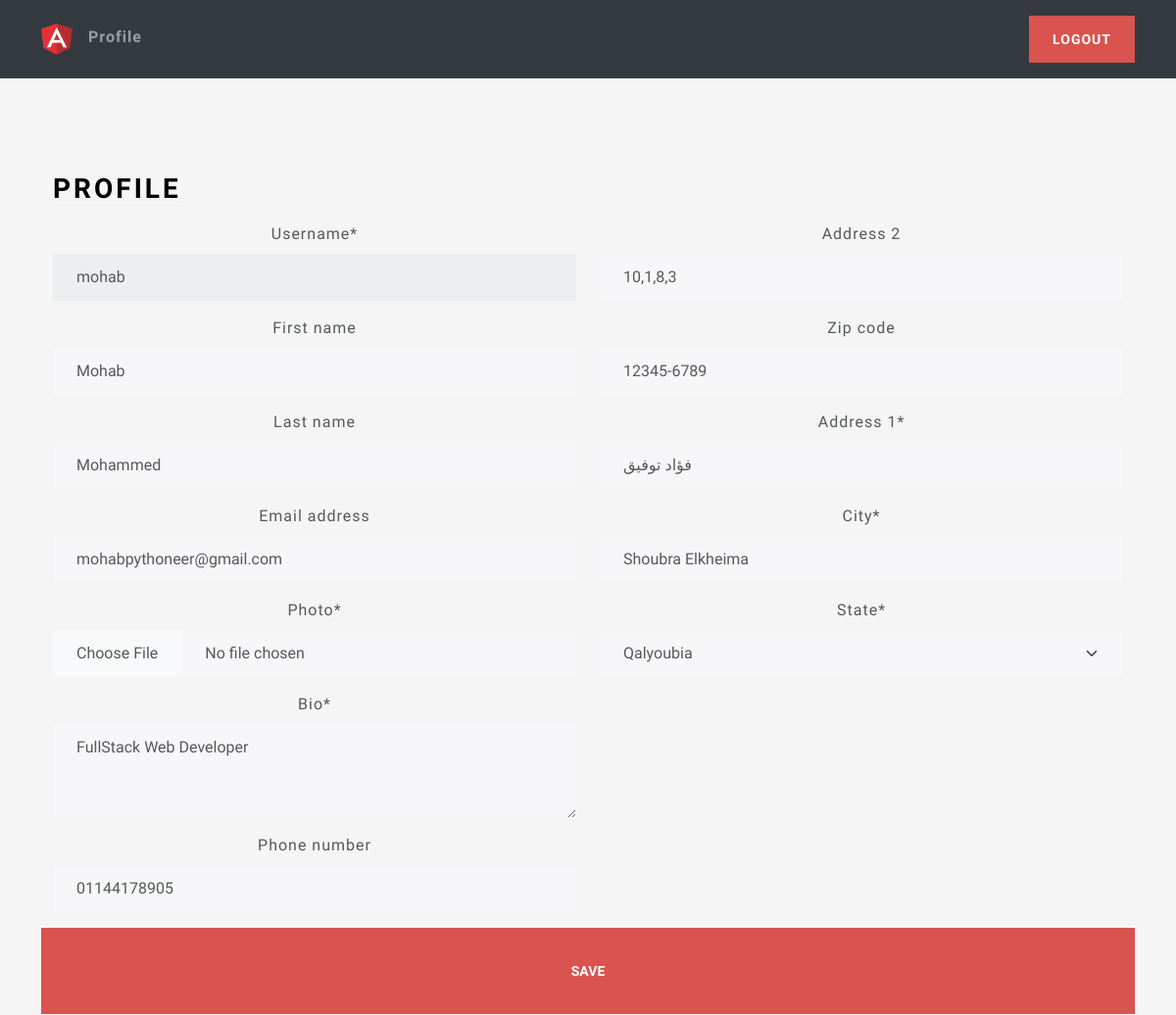
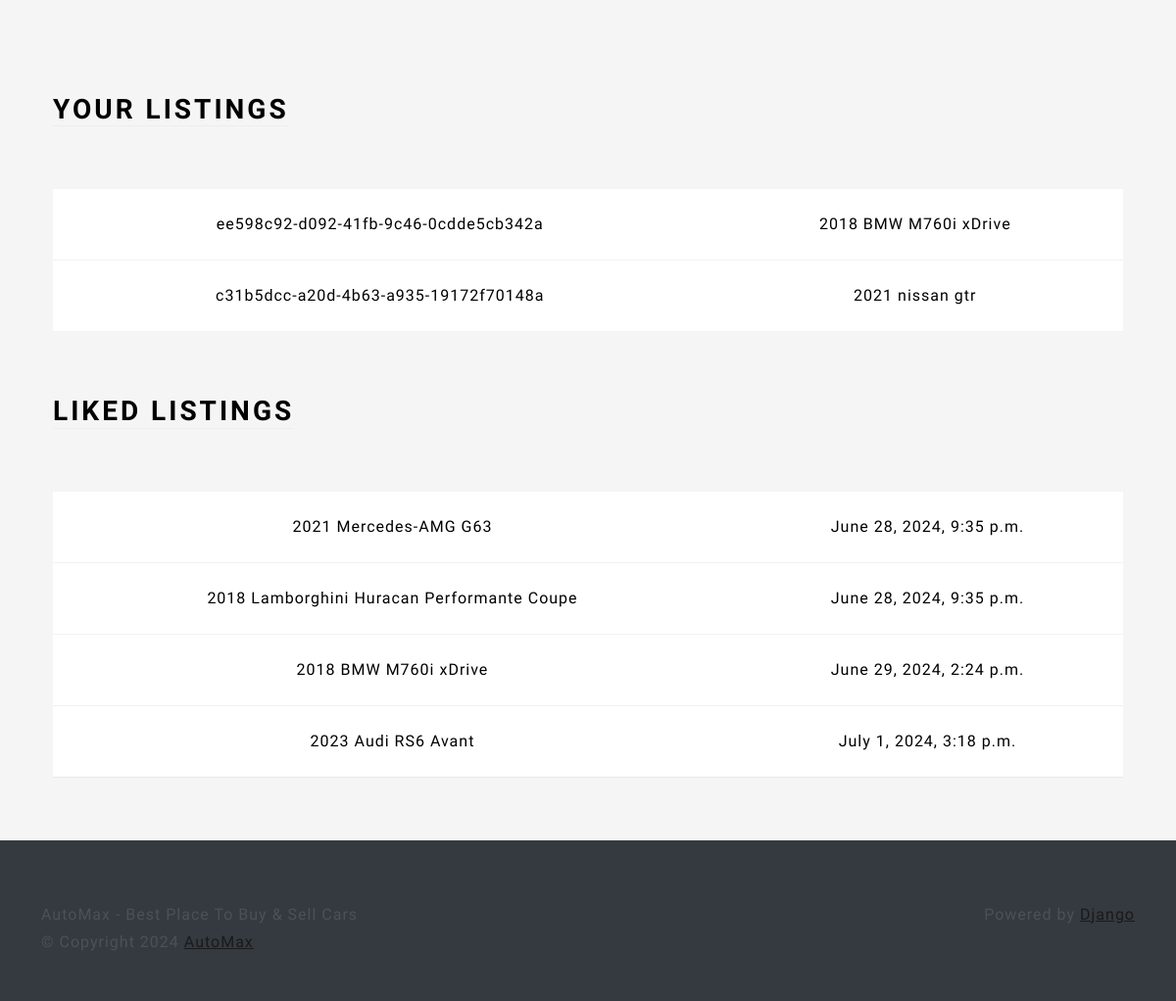
/profile/ (signed in), run on the app's committed database (2 pictures, top to bottom).
### users/models.py (models this page shows, shortened)
class Profile(models.Model):
    user = models.OneToOneField(User, on_delete=models.CASCADE)
    photo = models.ImageField(upload_to=user_directory_path,null=True)
    bio = models.CharField(max_length=140, blank=True)
    phone_number = models.CharField(max_length=12, blank=True)  # Adjust max_length as needed for phone numbers
    location = models.OneToOneField(Location, on_delete=models.CASCADE, null=True)

class Location(models.Model):
    address_1 = models.CharField(max_length=128, blank=True)  # 10,1,8,3
    address_2 = models.CharField(max_length=128, blank=True)  # Additional details if any
    city = models.CharField(max_length=64)  # Shubra El-Kheima
    state = models.CharField(max_length=100, choices=GOVERNORATE_CHOICES)  # Qalyoubia
    zip_code = models.CharField(max_length=10, blank=True)  # 3753450

### main/models.py (models this page shows, shortened)
class Listing(models.Model):
    id = models.UUIDField(
        primary_key=True, default=uuid.uuid4, unique=True, editable=False)
    created_at = models.DateTimeField(auto_now_add=True)
    updated_at = models.DateTimeField(auto_now=True)
    seller = models.ForeignKey(Profile, on_delete=models.CASCADE)
    brand = models.CharField(max_length=24, choices=CAR_BRANDS, default=None)
    model = models.CharField(max_length=64,)
    vin = models.CharField(max_length=17,)
    mileage = models.IntegerField(default=0)
    color = models.CharField(max_length=24,)
    description = models.TextField()
    engine = models.CharField(max_length=24,)
    transmisson = models.CharField(
        max_length=24, choices=TRANSMISSIONS_OPTIONS, default=None)
    location = models.OneToOneField(
        Location, on_delete=models.SET_NULL, null=True)
    image = models.ImageField(upload_to=user_listing_path)

class LikedListing(models.Model):
    profile = models.ForeignKey(Profile, on_delete=models.CASCADE)
    listing = models.ForeignKey(Listing, on_delete=models.CASCADE)
    like_date = models.DateTimeField(auto_now_add=True)

### users/views.py (the view, shortened to what this page needs)
# urls.py: path('profile/', ProfileView.as_view(), name='profile'),
@method_decorator(login_required, name='dispatch')
class ProfileView(View):
    def get(self, request):
        user_listings = Listing.objects.filter(seller=request.user.profile)
        user_liked_listings = LikedListing.objects.filter(
            profile=request.user.profile).all()
        user_form = UserForm(instance=request.user)
        profile_form = ProfileForm(instance=request.user.profile)
        location_form = LocationForm(instance=request.user.profile.location)
        return render(request, 'views/profile.html', {'user_form': user_form,
                                                      'profile_form': profile_form,
                                                      'location_form': location_form,
                                                      'user_listings': user_listings,
                                                      'user_liked_listings': user_liked_listings, })

### users/forms.py
class UserForm(forms.ModelForm):
    username = forms.CharField(disabled=True)
    class Meta:
        model = User
        fields = ('username', 'first_name', 'last_name', 'email')

class ProfileForm(forms.ModelForm):
    photo = forms.ImageField(widget=CustomPictureImageFieldWidget)
    bio = forms.CharField(widget=forms.Textarea(attrs={'rows': 3}))
    class Meta:
        model = Profile
        fields = ('photo', 'bio', 'phone_number')

### users/templates/views/profile.html (shortened to what this page needs)
{% extends 'base/base.html' %}
{% load static %}
{% load crispy_forms_tags %}
{% block 'body' %}
<div class="container-fluid text-center py-5">
    <div class="container px-4 py-5" id="hanging-icons">
        <div class="row g-4">
            <div class="col d-flex align-items-start">
                <div>
                    <h2 class="mb-3 border-bottom" style="color: black">Profile</h2>
                </div>
            </div>
        </div>
        <form action="" method="post" enctype="multipart/form-data">
            <div class="row">
                <div class="col-6">
                    {{ user_form|crispy }}
                    {{ profile_form|crispy }}
                </div>
                <div class="col-6">
                    {{ location_form|crispy }}
                </div>
                <br>
                <button class="btn btn-lg btn-danger" type="submit" value="Submit">Save</button>
            </div>
        </form>
    </div>
    <div class="container px-4">
        <div class="row g-4 py-5">
            <div class="col d-flex align-items-start">
                <div>
                    <h2 class="mb-3 border-bottom" style="color: black">Your Listings</h2>
                </div>
            </div>
        </div>
        <table class="table table-hover">
            <tbody>
                {% for listing in user_listings %}
                <tr>
                    <td>{{ listing.id }}</td>
                    <td>{{listing.model }}</td>
                </tr>
                {% endfor %}
            </tbody>
        </table>
    </div>
    <div class="container px-4">
        <div class="row g-4 py-5">
            <div class="col d-flex align-items-start">
                <div>
                    <h2 class="mb-3 border-bottom" style="color: black">Liked Listings</h2>
                </div>
            </div>
        </div>
        <table class="table table-hover">
            <tbody>
                {% for liked_listing in user_liked_listings %}
                <tr>
                    <td>{{ liked_listing.listing.model }}</td>
                    <td>{{ liked_listing.like_date }}</td>
                </tr>
                {% endfor %}
            </tbody>
        </table>
    </div>
</div>
{% endblock %}

### static/css/style.css (style rules this page uses)
html, body { height: 100%; }
body { align-items: center; padding-bottom: 40px; background-color: #f5f5f5; }
.h2, h2 { color: white; }

### data on the page
Profile: bio "FullStack Web Developer", phone_number "01144178905"
Location: address_2 "10,1,8,3", zip_code "12345-6789", address_1 "فؤاد توفيق", city "Shoubra Elkheima", state "Qalyoubia"
Listing: id "ee598c92-d092-41fb-9c46-0cdde5cb342a", model "2018 BMW M760i xDrive"
Listing: id "c31b5dcc-a20d-4b63-a935-19172f70148a", model "2021 nissan gtr"
LikedListing: listing.model "2021 Mercedes-AMG G63", like_date "June 28, 2024, 9:35 p.m."
LikedListing: listing.model "2018 Lamborghini Huracan Performante Coupe", like_date "June 28, 2024, 9:35 p.m."
LikedListing: listing.model "2018 BMW M760i xDrive", like_date "June 29, 2024, 2:24 p.m."
LikedListing: listing.model "2023 Audi RS6 Avant", like_date "July 1, 2024, 3:18 p.m."
